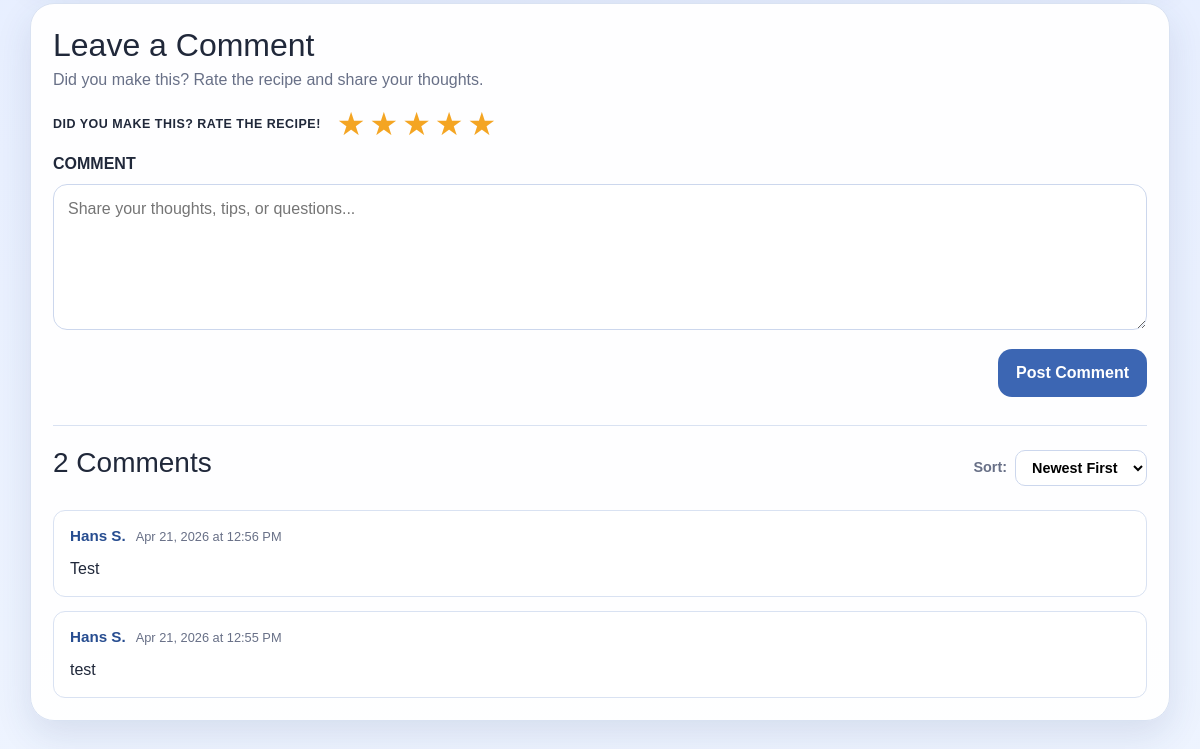
The app's page /recipe/10 (signed in, lower part), older data.
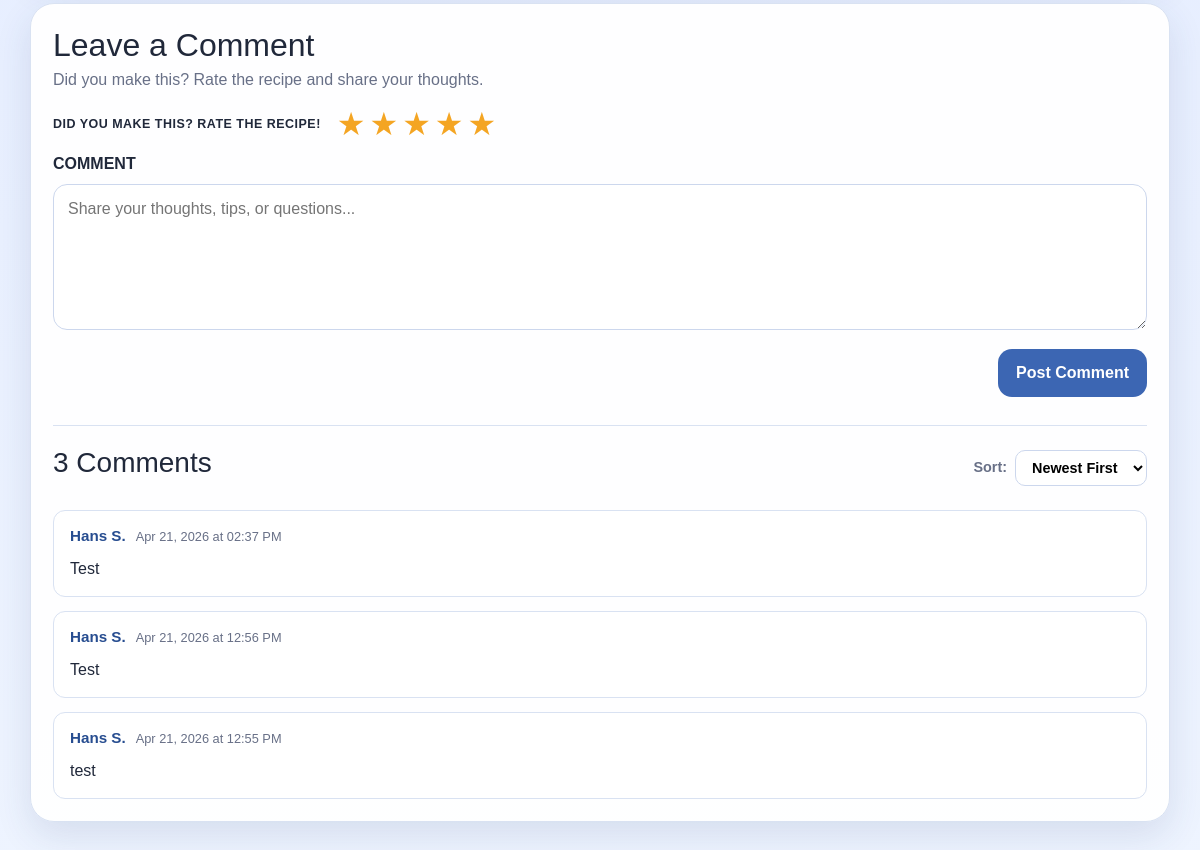
The same page, newer data.
### app/models.py (models this page shows)
class Comment(db.Model):
    __tablename__ = 'comments'
    id = db.Column(db.Integer, primary_key=True)
    recipeID = db.Column(db.Integer, db.ForeignKey('recipes.id'), nullable=False)
    userID = db.Column(db.Integer, db.ForeignKey('users.id'), nullable=False)
    content = db.Column(db.Text, nullable=True)
    dateCreated = db.Column(db.DateTime, nullable=False, default=datetime.now)

### app/routes.py (the view)
@app.route('/recipe/<int:recipe_id>')
def view_recipe(recipe_id):
    uid = current_user_id()
    user = get_current_user()
    recipe = Recipe.query.get_or_404(recipe_id)
    ingredients = Ingredient.query.filter_by(recipeID=recipe_id).all()
    categories = RecipeCategory.query.filter_by(recipeID=recipe_id).all()
    dietary_tags = RecipeDietaryTag.query.filter_by(recipeID=recipe_id).all()
    allergens = RecipeAllergen.query.filter_by(recipeID=recipe_id).all()
    avg_rating, rating_count = _get_avg_rating(recipe_id)
    user_rating = Rating.query.filter_by(recipeID=recipe_id, userID=uid).first() if uid else None
    is_saved = False
    if uid:
        is_saved = SavedRecipe.query.filter_by(userID=uid, recipeID=recipe_id).first() is not None
    sort = request.args.get('sort', 'newest')
    order = Comment.dateCreated.asc() if sort == 'oldest' else Comment.dateCreated.desc()
    comments = Comment.query.filter_by(recipeID=recipe_id).order_by(order).all()
    for c in comments:
        c.author_name = _comment_author(c)
    toast_notif = None
    toast_id = session.pop('toast_notification_id', None)
    if toast_id:
        toast_notif = Notification.query.get(toast_id)
    memberships = GroupMember.query.filter_by(userID=uid).all() if uid else []
    return render_template(
        'view_recipe.html',
        recipe=recipe,
        current_user=user,
        ingredients=ingredients,
        categories=categories,
        dietary_tags=dietary_tags,
        allergens=allergens,
        avg_rating=avg_rating,
        rating_count=rating_count,
        user_rating=user_rating,
        is_saved=is_saved,
        comments=comments,
        sort=sort,
        toast_notif=toast_notif,
        memberships=memberships,
    )

### app/routes.py (called while the page is built)
def get_current_user():
    if 'user_id' in session:
        return User.query.get(session['user_id'])
    return None

def current_user_id():
    return session.get('user_id')

def _get_avg_rating(recipe_id):
    result = db.session.query(func.avg(Rating.stars), func.count(Rating.id)).filter_by(recipeID=recipe_id).one()
    avg = round(result[0], 1) if result[0] else None
    count = result[1]
    return avg, count

def _comment_author(comment):
    user = User.query.get(comment.userID)
    return f"{user.firstName} {user.lastName[0]}." if user else "Anonymous"

def _get_notifications():
    uid = current_user_id()
    if uid is None:
        return []
    return Notification.query.filter_by(userID=uid).order_by(Notification.dateCreated.desc()).all()

@app.context_processor
def inject_notifications():
    notifications = _get_notifications()
    has_unread = any(not n.isRead for n in notifications)
    return dict(notifications=notifications, has_unread=has_unread)

### app/templates/view_recipe.html (shortened to what this page needs)
{% extends "base.html" %}
{% block content %}
<section class="recipe-view-shell">
    <article class="panel-card push-top" id="comments-section">
        <div class="leave-comment-wrap">
            <h2>Leave a Comment</h2>
            <p class="muted-small">Did you make this? Rate the recipe and share your thoughts.</p>
            <form method="POST" action="{{ url_for('post_comment', recipe_id=recipe.id) }}">
                <div class="leave-comment-rating-row">
                    <span class="leave-comment-rate-label">DID YOU MAKE THIS? RATE THE RECIPE!</span>
                    <div class="star-picker" id="starPicker">
                        {% for i in range(1, 6) %}
                        <label class="star-label" title="{{ i }} star{{ 's' if i != 1 }}">
                            <span class="star-icon {% if user_rating and i <= user_rating.stars %}active{% endif %}">★</span>
                        </label>
                        {% endfor %}
                    </div>
                </div>
                <div class="field-block push-top">
                    <label for="commentText">COMMENT</label>
                    <textarea id="commentText" name="content" rows="5" placeholder="Share your thoughts, tips, or questions..."></textarea>
                </div>
                <div class="comment-form-actions push-top">
                    <button type="submit" class="btn btn-primary">Post Comment</button>
                </div>
            </form>
        </div>
        {% if comments %}
        <div class="comments-divider"></div>
        <div class="comments-header">
            <h3>{{ comments|length }} Comment{{ 's' if comments|length != 1 }}</h3>
            <div class="sort-control">
                <label for="sortComments">Sort:</label>
                <select id="sortComments" onchange="window.location = '?sort=' + this.value + '#comments-section'">
                    <option value="newest" {% if sort == 'newest' %}selected{% endif %}>Newest First</option>
                </select>
            </div>
        </div>
        <div class="comments-list">
            {% for comment in comments %}
            <div class="comment-item">
                <div class="comment-meta">
                    <span class="comment-author">{{ comment.author_name }}</span>
                    <span class="comment-date">{{ comment.dateCreated.strftime('%b %d, %Y at %I:%M %p') }}</span>
                </div>
                <p class="comment-body">{{ comment.content }}</p>
            </div>
            {% endfor %}
        </div>
        {% else %}
        <p class="muted-small push-top">No comments yet — be the first!</p>
        {% endif %}
    </article>
</section>
{% endblock %}

Row changes from the older to the newer data that the page shows:
added Comment: author_name "Hans S.", dateCreated "Apr 21, 2026 at 02:37 PM", content "Test"
Text that changed along with them:
{{ comments|length }}: "2" → "3"
